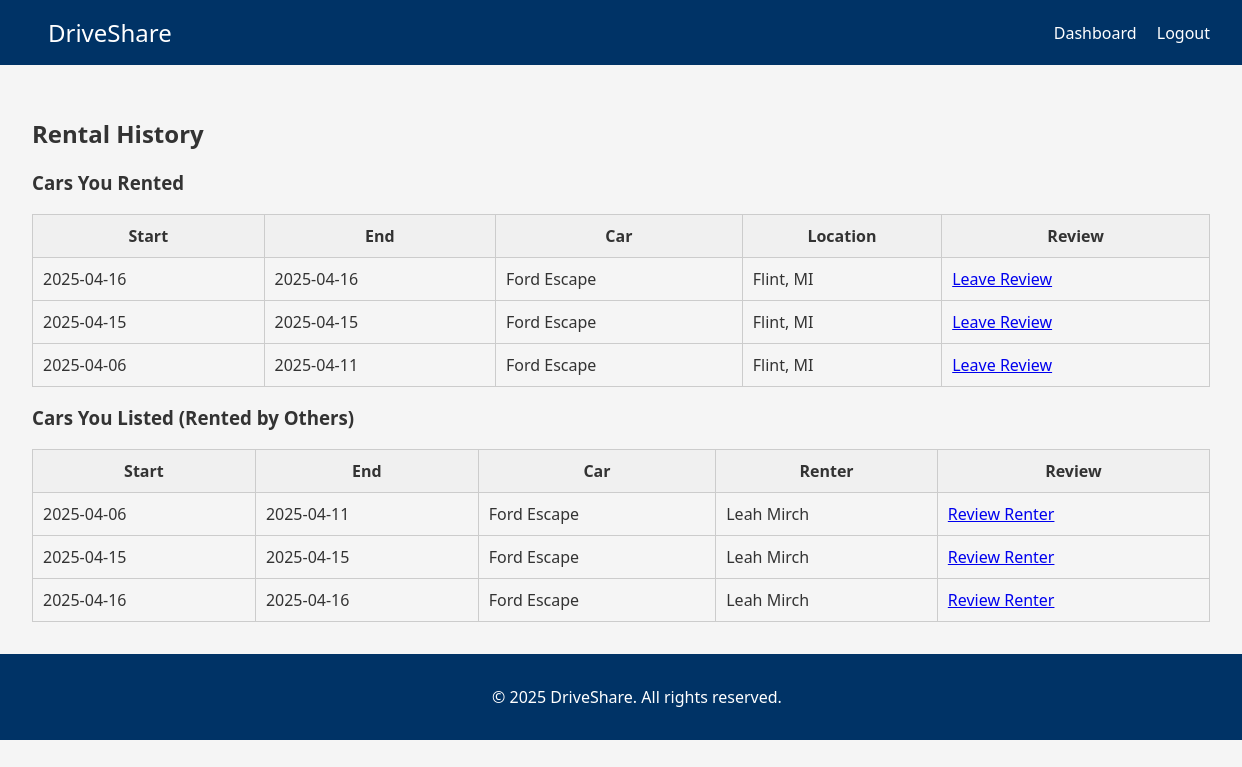
The app's page /rental_history (signed in) with its own data.
### tables this page shows
CREATE TABLE bookings (
                id INTEGER PRIMARY KEY AUTOINCREMENT,
                car_id INTEGER NOT NULL,
                renter_id INTEGER NOT NULL,
                start_date TEXT NOT NULL,
                end_date TEXT NOT NULL,
                status TEXT DEFAULT 'pending',
                total_cost REAL,
                created_at TIMESTAMP DEFAULT CURRENT_TIMESTAMP,
                FOREIGN KEY(car_id) REFERENCES cars(id) ON DELETE CASCADE,
                FOREIGN KEY(renter_id) REFERENCES users(id) ON DELETE CASCADE
            );

CREATE TABLE cars (
                id INTEGER PRIMARY KEY AUTOINCREMENT,
                owner_id INTEGER NOT NULL,
                model TEXT NOT NULL,
                make TEXT NOT NULL,
                year INTEGER NOT NULL,
                mileage INTEGER NOT NULL,
                color TEXT,
                price REAL NOT NULL,
                location TEXT NOT NULL,
                precise_location TEXT,
                is_available BOOLEAN DEFAULT 1,
                image_url TEXT,
                created_at TIMESTAMP DEFAULT CURRENT_TIMESTAMP,
                FOREIGN KEY(owner_id) REFERENCES users(id) ON DELETE CASCADE
            );

CREATE TABLE users (
                id INTEGER PRIMARY KEY AUTOINCREMENT,
                email TEXT UNIQUE NOT NULL,
                password TEXT NOT NULL,
                security_q1 TEXT NOT NULL,
                security_q2 TEXT NOT NULL,
                security_q3 TEXT NOT NULL,
                full_name TEXT,
                role TEXT DEFAULT 'user',
                created_at TIMESTAMP DEFAULT CURRENT_TIMESTAMP
            );

### routes.py (the view)
    @app.route("/rental_history")
    def rental_history():
        if not UserSession.get_instance().is_authenticated():
            flash("Please log in to view your rental history.")
            return redirect(url_for("login"))
        user_id = UserSession.get_instance().user_id
        rented_cars = []
        your_listings = []
        try:
            with sqlite3.connect("database.db") as conn:
                conn.row_factory = sqlite3.Row
                cursor = conn.cursor()
                cursor.execute('''
                    SELECT b.id AS booking_id, b.start_date, b.end_date, c.make, c.model, c.location
                    FROM bookings b
                    JOIN cars c ON b.car_id = c.id
                    WHERE b.renter_id = ?
                    ORDER BY b.start_date DESC
                ''', (user_id,))
                rented_cars = cursor.fetchall()
                cursor.execute('''
                    SELECT b.id AS booking_id, b.start_date, b.end_date, u.full_name AS renter_name, c.make, c.model
                    FROM bookings b
                    JOIN cars c ON b.car_id = c.id
                    JOIN users u ON b.renter_id = u.id
                    WHERE c.owner_id = ?
                ''', (user_id,))
                your_listings = cursor.fetchall()
        except Exception as e:
            flash(f"Could not retrieve rental history: {str(e)}")
        return render_template("rental_history.html", rented_cars=rented_cars, your_listings=your_listings)

### app.py (called while the page is built)
@app.context_processor
def inject_user_session():
    return dict(is_authenticated=UserSession.get_instance().is_authenticated())

### routes.py (called while the page is built)
    @staticmethod
    def get_instance():
        if UserSession._instance is None:
            UserSession()
        return UserSession._instance

    def is_authenticated(self):
        return self.user_id is not None

### templates/rental_history.html (shortened to what this page needs)
{% extends 'base.html' %}
{% block content %}
<h2>Rental History</h2>
<h3>Cars You Rented</h3>
{% if rented_cars %}
<table class="info-table">
    <tr>
        <th>Start</th><th>End</th><th>Car</th><th>Location</th><th>Review</th>
    </tr>
    {% for rental in rented_cars %}
    <tr>
        <td>{{ rental['start_date'] }}</td>
        <td>{{ rental['end_date'] }}</td>
        <td>{{ rental['make'] }} {{ rental['model'] }}</td>
        <td>{{ rental['location'] }}</td>
        <td>
            <a href="{{ url_for('review', booking_id=rental['booking_id']) }}">Leave Review</a>
        </td>
    </tr>
    {% endfor %}
</table>
{% else %}
<p>You haven't rented any cars yet.</p>
{% endif %}
<h3>Cars You Listed (Rented by Others)</h3>
{% if your_listings %}
<table class="info-table">
    <tr>
        <th>Start</th><th>End</th><th>Car</th><th>Renter</th><th>Review</th>
    </tr>
    {% for rental in your_listings %}
    <tr>
        <td>{{ rental['start_date'] }}</td>
        <td>{{ rental['end_date'] }}</td>
        <td>{{ rental['make'] }} {{ rental['model'] }}</td>
        <td>{{ rental['renter_name'] }}</td>
        <td>
        <a href="{{ url_for('review_renter', booking_id=rental['booking_id']) }}">Review Renter</a>
        </td>
    </tr>
    {% endfor %}
</table>
{% else %}
<p>No one has rented your cars yet.</p>
{% endif %}
{% endblock %}

### templates/base.html (shortened to what this page needs)
<!DOCTYPE html>
<html lang="en">
<head>
    <link rel="stylesheet" href="{{ url_for('static', filename='css/styles.css') }}">
</head>
<body>
    {% include 'navbar.html' %}
    <main class="content">
        {% block content %}{% endblock %}
    </main>
    <footer>
        <p>&copy; 2025 DriveShare. All rights reserved.</p>
    </footer>
</body>
</html>

### templates/navbar.html
<nav class="navbar">
    <div class="nav-left">
        <a href="{{ url_for('home') }}" class="logo">DriveShare</a>
    </div>
    <div class="nav-right">
        {% if is_authenticated %}
            <a href="{{ url_for('dashboard') }}">Dashboard</a>
            <a href="{{ url_for('logout') }}">Logout</a>
        {% else %}
            <a href="{{ url_for('login') }}">Login</a>
            <a href="{{ url_for('register') }}">Register</a>
        {% endif %}
    </div>
</nav>

### static/css/styles.css (style rules this page uses)
body { margin: 0; font-family: 'Segoe UI', Tahoma, Geneva, Verdana, sans-serif; background-color: #f5f5f5; color: #333; }
.navbar { display: flex; justify-content: space-between; align-items: center; padding: 1rem 2rem; background-color: #003366; color: white; }
.navbar a { color: white; text-decoration: none; margin-left: 1rem; font-weight: 500; }
.logo { font-size: 1.5rem; font-weight: bold; color: #ffffff; }
main.content { padding: 2rem; }
footer { text-align: center; padding: 1rem; background-color: #003366; color: white; position: sticky; bottom: 0; width: 100%; }

### templates/rental_history.html (style rules this page uses)
.info-table { width: 100%; border-collapse: collapse; margin-top: 15px; }
.info-table th, .info-table td { padding: 10px; border: 1px solid #ccc; }
.info-table th { background-color: #f0f0f0; }

### records on screen
bookings: start_date "2025-04-16", end_date "2025-04-16", make "Ford", model "Escape", location "Flint, MI", renter_name "Leah Mirch"
bookings: start_date "2025-04-15", end_date "2025-04-15", make "Ford", model "Escape", location "Flint, MI", renter_name "Leah Mirch"
bookings: start_date "2025-04-06", end_date "2025-04-11", make "Ford", model "Escape", location "Flint, MI", renter_name "Leah Mirch"
